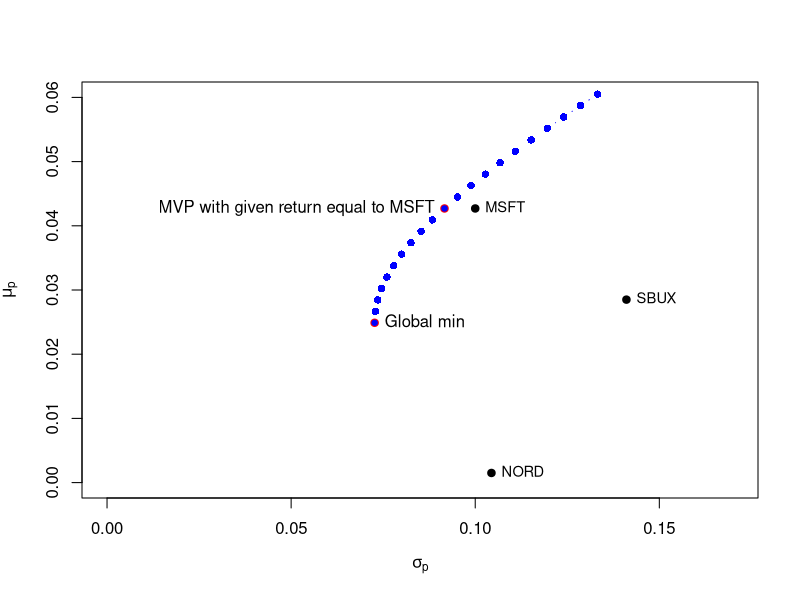

Write the R code that produced this figure.
# Ref: Examples from slide of Carpentier: portfolio optimization

asset.names <- c("MSFT", "NORD", "SBUX")
mu.vec = c(0.0427, 0.0015, 0.0285)
names(mu.vec) = asset.names
sigma.mat = matrix(c(0.0100, 0.0018, 0.0011, 
                     0.0018, 0.0109, 0.0026,
                     0.0011, 0.0026, 0.0199),
                     nrow =3 , ncol =3)
dimnames(sigma.mat) = list(asset.names, asset.names)
mu.vec

sigma.mat

# For a equally weighted portfolio:
x.vec = rep(1, 3)/3
names(x.vec) = asset.names
mu.p.x = crossprod(x.vec, mu.vec)
sig2.p.x = t(x.vec) %*% sigma.mat %*% x.vec
sig.p.x = sqrt(sig2.p.x)
mu.p.x
sig.p.x

# GMVP
top.mat = cbind(2*sigma.mat, rep (1, 3))
bot.vec = c(rep (1, 3), 0)
Am.mat = rbind(top.mat, bot.vec)
b.vec = c(rep(0, 3), 1)
z.m.mat = solve(Am.mat) %*% b.vec
m.vec = z.m.mat[1:3, 1]
m.vec
#
mu.gmin = as.numeric(crossprod(m.vec, mu.vec))
mu.gmin
#
sig2.gmin = as.numeric(t(m.vec) %*% sigma.mat %*% m.vec)
sig.gmin = sqrt(sig2.gmin)
sig.gmin

# Another way to compute the GMVP using analytical expression: 
one.vec = rep(1, 3)
sigma.inv.mat = solve(sigma.mat)
top.mat = sigma.inv.mat %*% one.vec
bot.val = as.numeric((t(one.vec) %*% sigma.inv.mat %*% one.vec))
m.mat = top.mat / bot.val
m.mat[ ,1]

# ====================================================
# MVP for a given return which is MSFT in this example: 
top.mat = cbind(2*sigma.mat, mu.vec, rep(1, 3))
mid.vec = c(mu.vec, 0, 0)
bot.vec = c(rep(1, 3), 0, 0)
A.mat = rbind(top.mat, mid.vec, bot.vec)
bmsft.vec = c(rep(0, 3), mu.vec["MSFT"], 1)
z.mat = solve(A.mat) %*% bmsft.vec
x.vec = z.mat[1:3, ]
x.vec

# The portfolio return and standard deviation are
mu.px = as.numeric(crossprod(x.vec, mu.vec))
mu.px

sig2.px = as.numeric(t(x.vec) %*% sigma.mat %*% x.vec)
sig.px = sqrt(sig2.px)
sig.px

# If our target is to get the same return as Starbucks (SBUX),
bsbux.vec = c(rep(0, 3), mu.vec["SBUX"], 1)
z.mat = solve(A.mat) %*% bsbux.vec
y.vec = z.mat[1:3,]
y.vec

# with expected return and standard deviation
mu.py = as.numeric(crossprod(y.vec, mu.vec))
sig2.py = as.numeric(t(y.vec) %*% sigma.mat %*% y.vec )
sig.py = sqrt(sig2.py)
mu.py
sig.py

# Observe that actually, those two portfolios are extremely correlated
sigma.xy = as.numeric(t(x.vec ) %*% sigma.mat %*% y.vec )
rho.xy = sigma.xy / (sig.px*sig.py )
rho.xy

# We can now compute the efficient frontier.
# We have seen that any minimum variance portfolio can be created as a convex
# combination of any two minimum variance portfolios with different target
# expected returns.
# Consider our two previous portfolio, x and y. Let α be a portfolio, expressed
# from x and y, α = αx + (1 − α)y
a = 0.5
z.vec = a*x.vec + (1 - a)*y.vec
z.vec
# with expected return and standard deviation
mu.pz = as.numeric(crossprod(z.vec, mu.vec))
sig2.pz = as.numeric(t(z.vec) %*% sigma.mat %*% z.vec)
sig.pz = sqrt(sig2.pz)
mu.pz
sig.pz
# or equivalently
mu.pz = a*mu.px + (1 - a)*mu.py
sig.xy = as.numeric(t(x.vec) %*% sigma.mat %*% y.vec)
sig2.pz = a^2 * sig2.px + (1 - a)^2 * sig2.py + 2*a*(1 - a)*sig.xy
sig.pz = sqrt(sig2.pz)
mu.pz
sig.pz

# If we have a given target expected return, we have to find first our appropriate
# weight α. For instance, if we want the same return as Nordstrom (NORD)
a.nord = (mu.vec["NORD"] - mu.py)/(mu.px - mu.py)
z.nord = a.nord *x.vec + (1 - a.nord)*y.vec
z.nord

# Expected return and standard deviation are then
mu.pz.nord = a.nord *mu.px + (1 - a.nord)*mu.py
sig2.pz.nord = a.nord^2 * sig2.px + 
               (1 - a.nord)^2 * sig2.py + 
               2*a.nord *(1 - a.nord)*sigma.xy
sig.pz.nord = sqrt(sig2.pz.nord)
mu.pz.nord
sig.pz.nord

# Now, to compute the efficient frontier, consider a sequence of α’s
# Here we combine two portfolios: GMVP and x.vec (portfolio return is MSFT) 
a = seq(from = 1, to = -1, by = -0.1)
n.a = length(a)
z.mat = matrix(0, n.a, 3)
mu.z = rep(0, n.a)
sig2.z = rep(0, n.a)
sig.mx = t(m.vec) %*% sigma.mat %*% x.vec
for (i in 1: n.a) {
  z.mat[i, ] = a[i]*m.vec + (1 - a[i])*x.vec
  mu.z[i] = a[i]*mu.gmin + (1 - a[i])*mu.px
  sig2.z[i] = a[i]^2 * sig2.gmin + 
              (1 - a[i])^2 * sig2.px + 
              2*a[i]*(1 - a[i])*sig.mx
  }

plot(sqrt(sig2.z), mu.z, type ="b", 
     ylim =c(0, 0.06) , xlim =c(0, 0.17),
     pch =16, col="blue", 
     ylab = expression(mu[p]), 
     xlab = expression(sigma[p]))

points(sig.gmin, mu.gmin, pch = 21, col = "red")
text(sig.gmin, mu.gmin, 
     labels ="Global min", 
     pos =4)

points(sqrt(sig2.px), mu.px, pch = 21, col = "red")
text(sqrt(sig2.px), mu.px, pos = 2, 
     labels = "MVP with given return equal to MSFT")

sd.vec <- sqrt(diag(sigma.mat))
points(sd.vec, mu.vec, pch = 19)

text(sd.vec, mu.vec, labels = asset.names, pos =4, cex = 0.88)

# Tangency portfolio

rf = 0.005
sigma.inv.mat = solve(sigma.mat)
one.vec = rep(1, 3)
mu.minus.rf = mu.vec - rf*one.vec
top.mat = sigma.inv.mat %*% mu.minus.rf
bot.val = as.numeric(t(one.vec) %*% top.mat)
t.vec = top.mat[ ,1]/bot.val
t.vec
# > t.vec
# MSFT       NORD       SBUX 
# 1.0268230 -0.3262511  0.2994281 


# Expected return and standard deviation are here
mu.t = as.numeric(crossprod(t.vec, mu.vec))
mu.t
# [1] 0.05188967

sig2.t = as.numeric(t(t.vec) %*% sigma.mat %*% t.vec)
sig.t = sqrt(sig2.t)
sig.t
# [1] 0.1115816

# Sharpe ratio
(mu.t - rf)/sig.t
# [1] 0.4202277



# =====================
# If our target is a portfolio with standard deviation 2%, use
x.t.02 = 0.02 / sig.t
x.t.02
# [1] 0.1792411

1 - x.t.02
# [1] 0.8207589
# i.e. 82% on the risk-free asset, and 18% on the tangency 
# portfolio. Expected return and standard deviation are here
mu.t.02 = x.t.02 *mu.t + (1 - x.t.02)*rf
sig.t.02 = x.t.02 * sig.t
mu.t.02
# [1] 0.01340
sig.t.02
# [1] 0.02


# If we want a 7% expected return on the portfolio based on CAL: 
x.t.07 = (0.07 - rf)/(mu.t - rf)
x.t.07
# [1] 1.386233
1 - x.t.07
# [1] -0.3862329
# which involves borrowing at the Treasury Bill (leveraging)
sig.t.07 = x.t.07*sig.t
sig.t.07
# [1] 0.1546781


